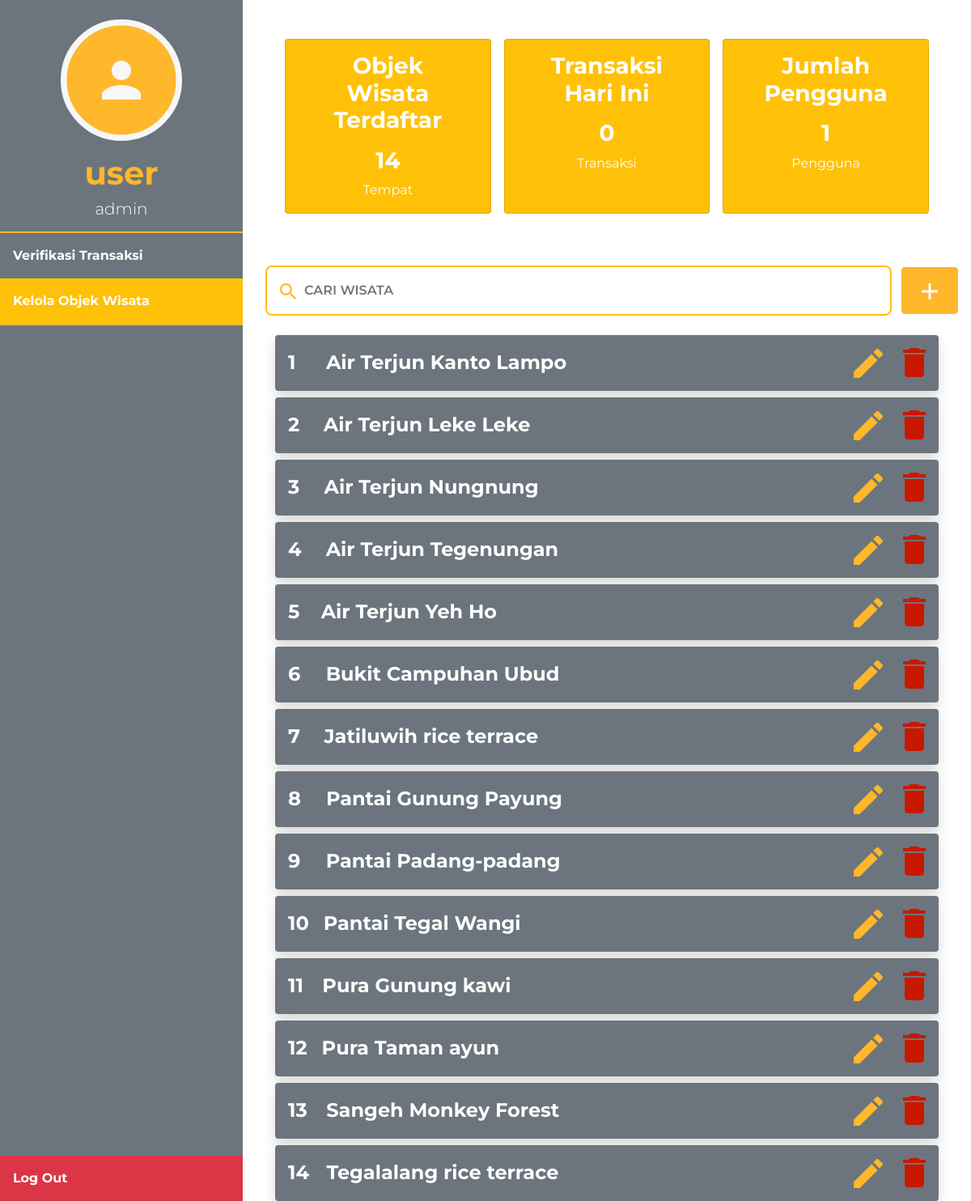
The app's page /adminPanel.php?page=kelolaObjek (signed in) with its own data.
### tables this page shows
CREATE TABLE `wisata` (
  `IdWisata` int(11) NOT NULL,
  `Nama` varchar(50) NOT NULL,
  `Deskripsi` longtext NOT NULL,
  `NoRekening` text NOT NULL DEFAULT 'a:3:{s:12:"100-519-5418";a:2:{s:9:"nama_bank";s:4:"BRIS";s:9:"atas_nama";s:13:"PT Duta Aries";}s:12:"27-9300-3056";a:2:{s:9:"nama_bank";s:3:"BCA";s:9:"atas_nama";s:13:"PT Duta Aries";}s:18:"0005-01-00130-7304";a:2:{s:9:"nama_bank";s:3:"BRI";s:9:"atas_nama";s:13:"PT Duta Aries";}}',
  `Harga` int(11) NOT NULL,
  `UrlGaleriWST` text NOT NULL,
  `UrlThumbnailWST` text NOT NULL
);

### queries.php (called while the page is built, shortened)
<?php
    function getAllWisata(){
        $conn = conn();
        $sql= "SELECT * FROM wisata";
        $prepare = $conn -> prepare($sql);
        $prepare -> execute();
        $result = $prepare -> get_result();
        $wisata_arr = array();
        if ($result->num_rows > 0) {
            while($row = $result->fetch_assoc()) {
                $wisata_arr[] = $row;
            }
        }
        return $wisata_arr;
    }
?>

### controller.php (called while the page is built, shortened)
<?php
    include('queries.php');
    function adminPanel(){
        $allTransaksiHariIni = [];
        $allUser = getAllUser();
        $allWisata = getAllWisata();
        return ["allUser" => $allUser, "allTransaksiUser" => $allTransaksiHariIni,"allWisata" => $allWisata];
    }
?>

### template/admin/kelolaObjek.php (the view, shortened to what this page needs)
<?php if(isset($_SESSION['user']) && $_SESSION['user']['Role'] === 'admin'):?>
    <div class="container ">
        <div class="row align-items-center justify-content-center">
            <div class="col-11 border-warning p-3 d-flex justify-content-center m-0">
                <button class="btn-search me-2" name="search" type="button">
                </button>
                <input type="text" id="search-admin-panel" class="search-input fw-semibold" type="search" placeholder="CARI WISATA">
            </div>
            <div class="col-1 m-0">
                <button onclick="tambah()" class="btn btn-warning py-3 px-4 rounded">
                    <svg width="20" height="20" viewBox="0 0 28 28" fill="none" xmlns="http://www.w3.org/2000/svg">
                        <path d="M28 16H16V28H12V16H0V12H12V0H16V12H28V16Z" fill="white" />
                    </svg>
                </button>
            </div>
        </div>
    </div>
    <div id="container-admin-panel-wisata" class="container-fluid mt-3 justify-content-center pt-2 " style="height: 50px;">
        <?php foreach ($allWisata as $key => $wisata) : ?>
            <div class="d-flex bg-secondary rounded mb-2 p-3 justify-content-between shadow card-wisata">
                <div class="row gap-3">
                    <div class="col-1 fw-bold text-white fs-4 index-wisata">
                        <?= $key + 1 ?>
                    </div>
                    <div class="col fw-bold text-white fs-4 nama-wisata">
                        <?= $wisata['Nama'] ?>
                    </div>
                </div>
                <div class="row">
                    <div class="col">
                        <div style="cursor: pointer;" data-aksi="edit" data-id-wisata="<?= $wisata['IdWisata'] ?>" >
                        </div>
                    </div>
                    <div class="col">
                        <div onclick="$('#modalHapusWisata .modal-body').html(`Hapus Objek Wisata <span class='text-danger'><?= $wisata['Nama'] ?></span>?`);" data-bs-toggle="modal"
                        data-aksi="hapus"
                        data-id-wisata="<?= $wisata['IdWisata'] ?>" data-bs-target="#modalHapusWisata" style="cursor: pointer;">
                            <svg width="28" height="36" viewBox="0 0 28 36" fill="none" xmlns="http://www.w3.org/2000/svg">
                                <path d="M2 32C2 34.2 3.8 36 6 36H22C24.2 36 26 34.2 26 32V8H2V32ZM28 2H21L19 0H9L7 2H0V6H28V2Z" fill="#C91800" />
                            </svg>
                        </div>
                    </div>
                </div>
            </div>
        <?php endforeach; ?>
    </div>
<?php endif; ?>

### assets/css/style.css (style rules this page uses)
body, html { font-family: "Montserrat", sans-serif; padding: 0; margin: 0; height: 100%; }
.search-input { border: none; width: 100%; }
.btn-search { padding: 0; border: none; background: none; }
.fw-semibold { font-weight: 600; }
.border-warning { border: solid 2px #ffb72b; border-radius: 0.5rem; }

### records on screen
wisata: Nama "Air Terjun Kanto Lampo"
wisata: Nama "Air Terjun Leke Leke"
wisata: Nama "Air Terjun Nungnung"
wisata: Nama "Air Terjun Tegenungan"
wisata: Nama "Air Terjun Yeh Ho"
wisata: Nama "Bukit Campuhan Ubud"
wisata: Nama "Jatiluwih rice terrace"
wisata: Nama "Pantai Gunung Payung"
wisata: Nama "Pantai Padang-padang"
wisata: Nama "Pantai Tegal Wangi"
wisata: Nama "Pura Gunung kawi"
wisata: Nama "Pura Taman ayun"
wisata: Nama "Sangeh Monkey Forest"
wisata: Nama "Tegalalang rice terrace"

### other values on screen
$_SESSION['user']["Nama"] "user"
$_SESSION['user']["Role"] "admin"
count($allWisata) "14"
count($allTransaksiUser) "0"
count($allUser) "1"
